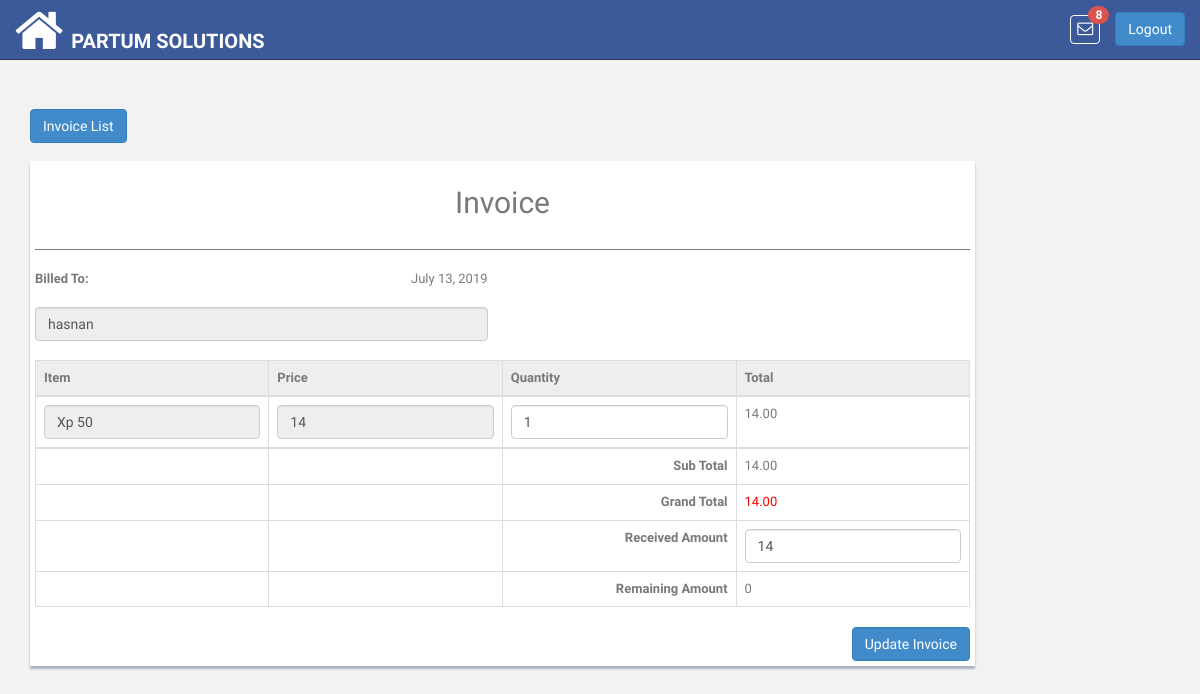
Page /sales/update/51/api/ (signed in) on the committed database.
### pis_retailer/models.py (models this page shows, shortened)
class RetailerUser(models.Model):
    ROLE_TYPE_OWNER = 'owner'
    ROLE_TYPE_DATA_ENTRY_USER = 'data_entry_user'
    ROLE_TYPE_SALESMAN = 'salesman'
    ROLE_TYPE_VIEW_ACCOUNT = 'account_viewer'
    ROLE_TYPE_LEDGER_VIEW = 'ledger_viewer'
    ROLE_TYPES = (
        (ROLE_TYPE_OWNER, 'Owner'),
        (ROLE_TYPE_DATA_ENTRY_USER, 'Data Entry User'),
        (ROLE_TYPE_SALESMAN, 'Salesman'),
        (ROLE_TYPE_VIEW_ACCOUNT, 'Account Viewer'),
        (ROLE_TYPE_LEDGER_VIEW, 'Ledger Viewer'),
    )
    user = models.OneToOneField(User, related_name='retailer_user',on_delete=models.CASCADE)
    retailer = models.ForeignKey(Retailer, related_name='u_retailer',on_delete=models.CASCADE)
    role_type = models.CharField(
        max_length=100, choices=ROLE_TYPES, default=ROLE_TYPE_OWNER
    )

class Retailer(DatedModel):
    name = models.CharField(max_length=100)
    slug = models.SlugField(blank=False)
    package = models.CharField(max_length=200, null=True, blank=True)
    package_price = models.CharField(max_length=200, null=True, blank=True)
    package_expiry = models.DateField(blank=True, null=True)
    logo = models.ImageField(
        upload_to='images/retailer/logo/', max_length=1024,
        blank=True, null=True
    )

### pis_sales/models.py (models this page shows, shortened)
class SalesHistory(DatedModel):
    retailer = models.ForeignKey(
        'pis_retailer.Retailer', related_name='retailer_sales',on_delete=models.CASCADE
    )
    receipt_no = models.CharField(
        max_length=20, unique=True, blank=True, null=True
    )
    customer = models.ForeignKey(
        'pis_com.Customer',
        related_name='customer_sales',
        blank=True, null=True,on_delete=models.CASCADE
    )
    product_details = models.TextField(
        max_length=512, blank=True, null=True,
        help_text='Quantity and Product name would save in JSON format')
    purchased_items = models.ManyToManyField(
        'pis_product.PurchasedProduct',
        max_length=100, blank=True
    )
    extra_items = models.ManyToManyField(
        'pis_product.ExtraItems',
        max_length=200, blank=True,
    )
    total_quantity = models.CharField(
        max_length=10, blank=True, null=True, default=1)
    sub_total = models.DecimalField(
        max_digits=65, decimal_places=2, default=0, blank=True, null=True
    )
    paid_amount = models.DecimalField(
        max_digits=65, decimal_places=2, default=0, blank=True, null=True
    )
    remaining_payment = models.DecimalField(
        max_digits=65, decimal_places=2, default=0, blank=True, null=True
    )
    discount = models.DecimalField(
        max_digits=65, decimal_places=2, default=0, blank=True, null=True
    )
    shipping = models.DecimalField(
        max_digits=65, decimal_places=2, default=0, blank=True, null=True
    )
    grand_total = models.DecimalField(
        max_digits=65, decimal_places=2, default=0, blank=True, null=True
    )
    cash_payment = models.DecimalField(
        max_digits=65, decimal_places=2, default=0, blank=True, null=True
    )
    returned_payment = models.DecimalField(
        max_digits=65, decimal_places=2, default=0, blank=True, null=True
    )

### pis_com/models.py (models this page shows, shortened)
class Customer(models.Model):
    retailer = models.ForeignKey(
        'pis_retailer.Retailer',
        related_name='retailer_customer',
        on_delete=models.CASCADE
    )
    customer_name = models.CharField(max_length=200)
    customer_phone = models.CharField(max_length=20, blank=True, null=True)
    customer_type=models.CharField(max_length=200, default='customer', blank=True, null=True)
    address = models.TextField(max_length=500, blank=True,null=True)
    shop = models.CharField(max_length=200, blank=True, null=True)

### pis_product/models.py (models this page shows, shortened)
class PurchasedProduct(DatedModel):
    product = models.ForeignKey(
        Product, related_name='purchased_product',on_delete=models.CASCADE
    )
    invoice = models.ForeignKey(
        'pis_sales.SalesHistory', related_name='purchased_invoice',
        blank=True, null=True,on_delete=models.CASCADE
    )
    quantity = models.DecimalField(
        max_digits=65, decimal_places=2, default=1, blank=True, null=True
    )
    price = models.DecimalField(
        max_digits=65, decimal_places=2, default=0, blank=True, null=True
    )
    discount_percentage = models.DecimalField(
        max_digits=65, decimal_places=2, default=0, blank=True, null=True
    )
    purchase_amount = models.DecimalField(
        max_digits=65, decimal_places=2, default=0, blank=True, null=True
    )

class Product(models.Model):
    UNIT_TYPE_KG = 'Kilogram'
    UNIT_TYPE_GRAM = 'Gram'
    UNIT_TYPE_LITRE = 'Litre'
    UNIT_TYPE_QUANTITY = 'Quantity'
    UNIT_TYPES = (
        (UNIT_TYPE_KG, 'Kilogram'),
        (UNIT_TYPE_GRAM, 'Gram'),
        (UNIT_TYPE_LITRE, 'Litre'),
        (UNIT_TYPE_QUANTITY, 'Quantity'),
    )
    unit_type = models.CharField(
        choices=UNIT_TYPES, default=UNIT_TYPE_QUANTITY,
        blank=True, null=True, max_length=200
    )
    name = models.CharField(max_length=100, unique=True)
    brand_name = models.CharField(max_length=200, blank=True, null=True)
    retailer = models.ForeignKey(
        'pis_retailer.Retailer',
        related_name='retailer_product',on_delete=models.CASCADE
    )
    bar_code = models.CharField(max_length=13, unique=True, blank=True,
                                null=True)
    def product_available_items(self):
        try:
            obj_stock_in = self.stockin_product.aggregate(Sum('quantity'))
            stock_in = float(obj_stock_in.get('quantity__sum'))
        except:
            stock_in = 0
        try:
            obj_stock_out = self.stockout_product.aggregate(
                Sum('stock_out_quantity'))
            stock_out = float(obj_stock_out.get('stock_out_quantity__sum'))
        except:
            stock_out = 0
        return  stock_in - stock_out

### pis_sales/views.py (the view)
# urls.py: re_path(r'^update/(?P<id>\d+)/api/$',UpdateInvoiceView.as_view(),name='invoice_update'),
class UpdateInvoiceView(FormView):
    template_name = 'sales/update_invoice.html'
    form_class = BillingForm
    def dispatch(self, request, *args, **kwargs):
        if not self.request.user.is_authenticated:
            return HttpResponseRedirect(reverse('login'))
        return super(
            UpdateInvoiceView, self).dispatch(request, *args, **kwargs)
    def get_context_data(self, **kwargs):
        context = super(UpdateInvoiceView, self).get_context_data(**kwargs)
        products = (
            self.request.user.retailer_user.retailer.
                retailer_product.all()
        )
        customers = (
            self.request.user.retailer_user.
                retailer.retailer_customer.all()
        )
        invoice = SalesHistory.objects.get(id=self.kwargs.get('id'))
        context.update({
            'products': products,
            'customers': customers,
            'present_date': timezone.now().date(),
            'invoice': invoice
        })
        return context

### pis_sales/forms.py
class BillingForm(forms.ModelForm):
    class Meta:
        model = SalesHistory
        fields = "__all__"

### pis_com/templatetags/template_tags.py (called while the page is built)
@register.simple_tag
def product_notifications(retailer_id):
    return Product.objects.filter(retailer__id=retailer_id)

### templates/sales/update_invoice.html (shortened to what this page needs)
{% extends 'base.html' %}
{% load static %}
{% block content %}
	<div class="col-lg-10 col-md-10 col-sm-10">
		<br>
		<a href="{% url 'sales:invoice_list' %}"><button type="button" id="invoice" class="btn btn-primary" id="load" data-loading-text="<i class='fa fa-circle-o-notch fa-spin'></i>Processing">Invoice List</button></a>
		<br><br>
		<div class="content-panel" style="padding: 5px">
			<div class="row">
				<div class="col-xs-12 col-md-12">
					<div>
						<h2 class="text-center">Invoice</h2>
					</div>
				</div>
				<div class="col-xs-12 col-md-12">
					<hr>
					<div class="row">
						<div class="col-xs-6 col-md-6">
							<div><strong>Billed To:</strong> <span style="float: right" >{{ invoice.created_at.date }}</span></div><br>
							<div class="existing-customer">
                                <input class="form-control customer" id="customer-id" placeholder="Customer" list="customer-list" value="{{ invoice.customer.customer_name }}" disabled>
                                <br>
                            </div>
						</div>
					</div>
				</div>
			</div>
			<div class="row">
				<div class="col-md-12">
					<div class="table-responsive">
						<table class="table table-bordered">
							<thead>
							<tr class="item-row">
								<th>Item</th>
								<th>Price</th>
								<th>Quantity</th>
								<th>Total</th>
							</tr>
							</thead>
                                {% for item in invoice.purchased_items.all %}
                                    <tr class="item-row">
                                        <td id="item-name" class="item-name">
                                            <div class="delete-btn">
                                                <input type="text" class="form-control invoice-item" id="invoice-item" name="all-items" list="all-items" placeholder="Select Item" value="{{ item.product.name }}" disabled>
                                            </div>
                                        </td>
                                        <td><input class="form-control price" placeholder="Price" type="text" value="{{ item.price|floatformat:-2 }}" disabled></td>
                                        <td><input class="form-control qty" placeholder="Quantity" value="{{ item.quantity|floatformat:-2 }}" type="text"></td>
                                        <td><span class="total">{{ item.total_quantity|floatformat:-2 }}</span></td>
									</tr>
                                {% endfor %}
							<tbody>
							<tr>
								<td></td>
								<td></td>
								<td class="text-right"><strong>Sub Total</strong></td>
								<td><span id="subtotal">0.00</span></td>
							</tr>
							<tr>
								<td></td>
								<td></td>
								<td class="text-right"><strong>Grand Total</strong></td>
								<td><span id="grandTotal" style="color:red">0</span></td>
							</tr>
                            <tr>
								<td></td>
								<td></td>
								<td class="text-right"><strong>Received Amount</strong></td>
								<td><input class="form-control" id="paidAmount" value="{{ invoice.paid_amount|floatformat:-2 }}" type="text"></td>
							</tr>
                            <tr>
								<td></td>
								<td></td>
								<td class="text-right"><strong>Remaining Amount</strong></td>
								<td><span id="remainingAmount">{{ invoice.remaining_amount|floatformat:-2 }}</span></td>
							</tr>
							</tbody>
						</table>
					</div>
					<a id="invoice_update" href="javascript:;" title="Update Invoice" class="btn btn-primary pull-right">Update Invoice</a>
				</div>
			</div>
		</div>
	</div>
{% endblock %}

### templates/base.html (shortened to what this page needs)
<!DOCTYPE html>
<html lang="en" xmlns="http://www.w3.org/1999/html">
{% load static %}
{% load template_tags %}
<head>
    <link href="{% static 'css/bootstrap.css' %}" rel="stylesheet">
    <link href="{% static 'font-awesome/css/font-awesome.css' %}" rel="stylesheet" />
    <link rel="stylesheet" type="text/css" href="{% static 'css/zabuto_calendar.css' %}">
    <link rel="stylesheet" type="text/css" href="{% static 'js/gritter/css/jquery.gritter.css' %}" />
    <link rel="stylesheet" type="text/css" href="{% static 'lineicons/style.css' %}">
    <link href="{% static 'css/style.css' %}" rel="stylesheet">
    <link href="{% static 'css/style-responsive.css' %}" rel="stylesheet">
    <link href="{% static 'css/profileImage.css' %}" rel="stylesheet" type="text/css"/>
    <link href="{% static 'css/sweetalert2.min.css' %}" rel="stylesheet" />
</head>
<body>
<section id="container" >
    <header class="header black-bg">
        <a href="{% url 'index' %}" class="home_icon" style="float:left"><i class="fa fa-home fa-4x" aria-hidden="true"></i></a>
        <a href="{% url 'index' %}" class="logo"><b>{{ request.user.retailer_user.retailer.name }}</b></a>
        <div class="right_div">
            <div class="nav notify-row" id="top_menu">
                {% product_notifications retailer_id=request.user.retailer_user.retailer.id as p_n %}
                <ul class="nav top-menu">
                    <li id="header_inbox_bar" class="dropdown">
                        <a data-toggle="dropdown" class="dropdown-toggle msg" href="index.html#">
                            <i class="fa fa-envelope-o"></i> <span class="badge badge-danger notification_count" style="background: #d9534f"></span>
                        </a>
                    </li>
                </ul>
            </div>
            <div class="top-menu">
                <a tabindex="logout" class="btn btn-primary" href="{% url 'logout' %}" style="margin-top: 12px;">Logout</a>
            </div>
        </div>
    </header>
    <section class="wrapper">
        {% block content %}{% endblock %}
    </section>
</section>
</body>
</html>

### app_static/css/style.css (style rules this page uses)
body { color: #797979; background: #f2f2f2; font-family: 'Ruda', sans-serif; padding: 0px !important; margin: 0px !important; font-size:13px; }
ul li { list-style: none; }
a, a:hover, a:focus { text-decoration: none; outline: none; }
#container { width: 100%; height: 100%; }
hr { margin-top: 20px; margin-bottom: 20px; border: 0; border-top: 1px solid #797979; }
.header, .footer { min-height: 60px; padding: 0 15px; }
.header { position: fixed; left: 0; right: 0; z-index: 1002; }
.black-bg { background: #3C5A99; border-bottom: 1px solid #2B3D4A; }
.wrapper { display: inline-block; margin-top: 90px; padding-left: 15px; padding-right: 15px; padding-bottom: 15px; padding-top: 0px; width: 100%; }
a.logo { font-size: 20px; color: #ffffff; float: left; margin-top: 27px; text-transform: uppercase; }
a.logo b { font-weight: 900; }
#top_menu .nav > li, ul.top-menu > li { float: left; }
.notify-row { float: left; margin-top: 15px; margin-left: 92px; }
ul.top-menu > li > a { color: #666666; font-size: 16px; border-radius: 4px; -webkit-border-radius: 4px; border:1px solid #68dff0; padding: 2px 6px; margin-right: 15px; }
.notify-row .badge { position: absolute; right: -10px; top: -10px; z-index: 100; }
.content-panel { background: #ffffff; box-shadow: 0px 3px 2px #aab2bd; padding-top: 15px; padding-bottom: 5px; }

### templates/base.html (style rules this page uses)
.msg { color: #fff !important; border:none !important; border: 1px solid #fff !important; }
.right_div { float:right; }
.notify-row { margin-left: -45px !important; }
.home_icon { float:left; color:#fff; margin-right:8px; margin-top:5px; }

### templates/sales/update_invoice.html (style rules this page uses)
.item-row th { background: #eee; }
.delete-btn { position: relative; }

### rows in the picture
SalesHistory: created_at "July 13, 2019", customer.customer_name "hasnan", paid_amount "14"
PurchasedProduct: all-items "Xp 50", price "14", quantity "1"

### other values in the picture
{{ request.user.retailer_user.retailer.name }} "PARTUM SOLUTIONS"
